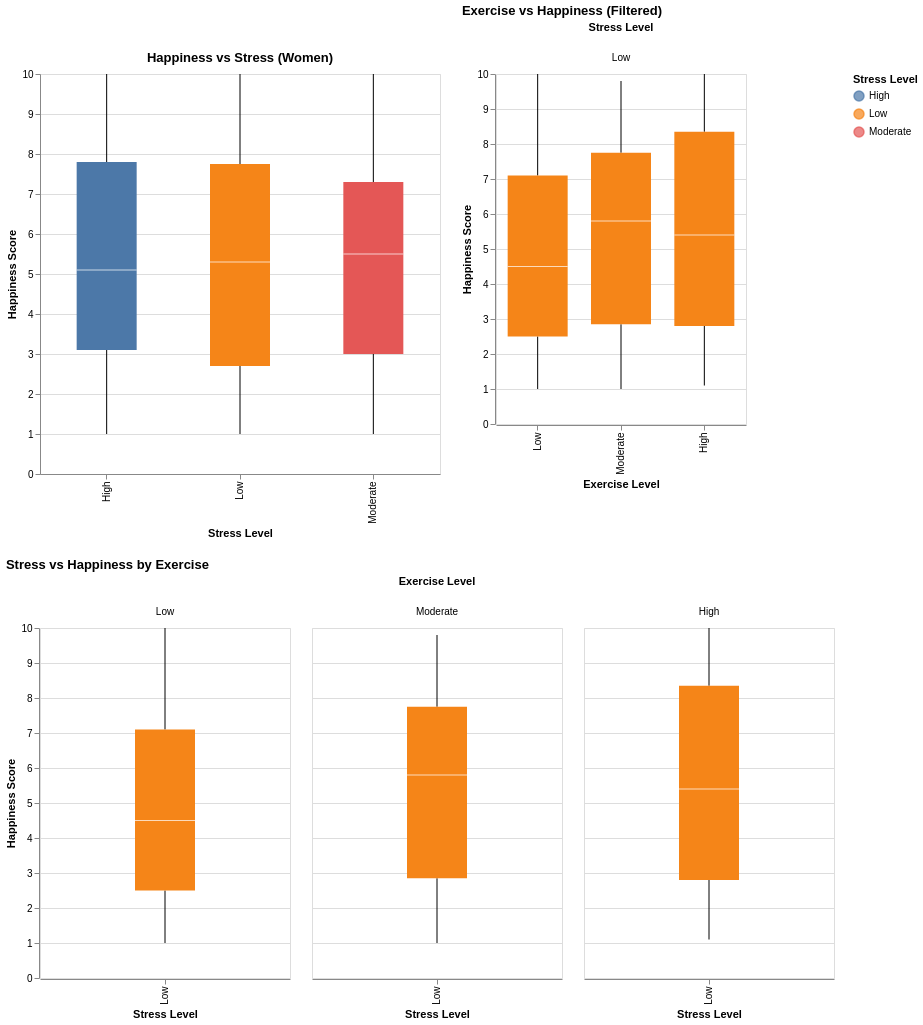

Notebook code for this chart:
### Code cell
alt.data_transformers.disable_max_rows()

# Filter data
women_data = df[df["Gender"] == "Female"]

# DROPDOWN PARAM (safe in Colab)
stress_param = alt.param(
    name="stress_filter",
    bind=alt.binding_select(options=["Low", "Moderate", "High"]),
    value="Low"
)

# Filter condition
filter_condition = alt.datum["Stress Level"] == stress_param

# CHART 1
chart1 = alt.Chart(women_data).mark_boxplot(size=60).encode(
    x=alt.X("Stress Level:N"),
    y=alt.Y("Happiness Score:Q"),
    color="Stress Level:N",
    tooltip=["Stress Level", "Happiness Score"]
).add_params(
    stress_param
).properties(
    title="Happiness vs Stress (Women)",
    width=400,
    height=400
)

# CHART 2
chart2 = alt.Chart(women_data).mark_boxplot(size=60).encode(
    x=alt.X("Exercise Level:N", sort=["Low","Moderate","High"]),
    y="Happiness Score:Q",
    column="Stress Level:N",
    color="Stress Level:N",
    tooltip=["Exercise Level","Happiness Score","Stress Level"]
).transform_filter(
    filter_condition
).properties(
    title="Exercise vs Happiness (Filtered)",
    width=250,
    height=350
)

# CHART 3
chart3 = alt.Chart(women_data).mark_boxplot(size=60).encode(
    x="Stress Level:N",
    y="Happiness Score:Q",
    column=alt.Column("Exercise Level:N", sort=["Low","Moderate","High"]),
    color="Stress Level:N",
    tooltip=["Exercise Level","Happiness Score","Stress Level"]
).transform_filter(
    filter_condition
).properties(
    title="Stress vs Happiness by Exercise",
    width=250,
    height=350
)

# DASHBOARD
final_chart = (chart1 | chart2) & chart3

final_chart

### Figure 1 — Vega-Lite specification as saved in the notebook (floating-point values rounded to 4 significant figures; data arrays with more than 128 entries replaced by an {"elided": "..."} marker saying what was removed)
{"config": {"view": {"continuousWidth": 300, "continuousHeight": 300}}, "vconcat": [{"hconcat": [{"mark": {"type": "boxplot", "size": 60}, "encoding": {"color": {"field": "Stress Level", "type": "nominal"}, "tooltip": [{"field": "Stress Level", "type": "nominal"}, {"field": "Happiness Score", "type": "quantitative"}], "x": {"field": "Stress Level", "type": "nominal"}, "y": {"field": "Happiness Score", "type": "quantitative"}}, "height": 400, "title": "Happiness vs Stress (Women)", "width": 400}, {"mark": {"type": "boxplot", "size": 60}, "encoding": {"color": {"field": "Stress Level", "type": "nominal"}, "column": {"field": "Stress Level", "type": "nominal"}, "tooltip": [{"field": "Exercise Level", "type": "nominal"}, {"field": "Happiness Score", "type": "quantitative"}, {"field": "Stress Level", "type": "nominal"}], "x": {"field": "Exercise Level", "sort": ["Low", "Moderate", "High"], "type": "nominal"}, "y": {"field": "Happiness Score", "type": "quantitative"}}, "height": 350, "title": "Exercise vs Happiness (Filtered)", "transform": [{"filter": "(datum['Stress Level'] === stress_filter)"}], "width": 250}]}, {"mark": {"type": "boxplot", "size": 60}, "encoding": {"color": {"field": "Stress Level", "type": "nominal"}, "column": {"field": "Exercise Level", "sort": ["Low", "Moderate", "High"], "type": "nominal"}, "tooltip": [{"field": "Exercise Level", "type": "nominal"}, {"field": "Happiness Score", "type": "quantitative"}, {"field": "Stress Level", "type": "nominal"}], "x": {"field": "Stress Level", "type": "nominal"}, "y": {"field": "Happiness Score", "type": "quantitative"}}, "height": 350, "title": "Stress vs Happiness by Exercise", "transform": [{"filter": "(datum['Stress Level'] === stress_filter)"}], "width": 250}], "data": {"name": "data-d3d857a2d0400f456afaabb2ec62ffea"}, "params": [{"name": "stress_filter", "bind": {"input": "select", "options": ["Low", "Moderate", "High"]}, "value": "Low"}], "$schema": "https://vega.github.io/schema/vega-lite/v5.8.0.json", "datasets": {"data-d3d857a2d0400f456afaabb2ec62ffea": {"elided": "1024 records"}}}
